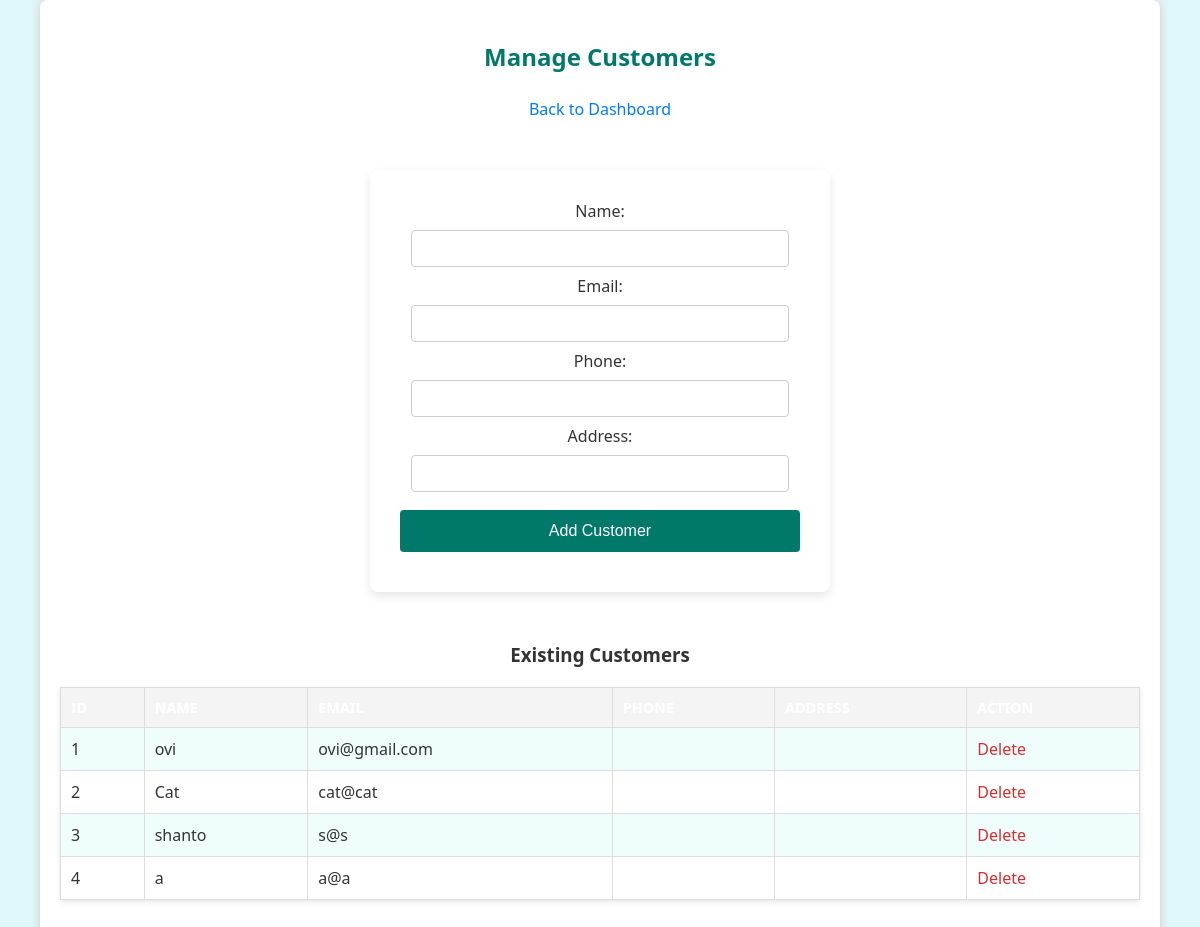
Screenshot of /manage_customers.php (signed in) with the database file from the repository.
### tables this page shows
CREATE TABLE `users` (
  `id` int(11) NOT NULL,
  `Name` varchar(100) DEFAULT NULL,
  `Email` varchar(100) NOT NULL,
  `Password` varchar(50) NOT NULL,
  `Phone` varchar(20) DEFAULT NULL,
  `Address` varchar(100) DEFAULT NULL
);

### manage_customers.php (the view, shortened to what this page needs)
<?php
include 'db.php';
$result = $conn->query("SELECT * FROM Users");
?>
<!DOCTYPE html>
<html>
<head>
    <link rel="stylesheet" href="./Css 2.css">
</head>
<body>
    <div class="dashboard">
        <h2>Manage Customers</h2>
        <p><a href="dashboard.php">Back to Dashboard</a></p>
        <form method="post" action="manage_customers.php">
            Name:<input type="text" name="name" required>
            Email:<input type="email" name="email" required>
            Phone:<input type="text" name="phone" required>
            Address:<input type="text" name="address" required>
            <input type="submit" name="add" value="Add Customer">
        </form>
        <h3>Existing Customers</h3>
        <table>
            <tr><th>ID</th><th>Name</th><th>Email</th><th>Phone</th><th>Address</th><th>Action</th></tr>
            <?php
            if ($result->num_rows > 0) {
                while($row = $result->fetch_assoc()){
            ?>
            <tr>
                <td><?= htmlspecialchars($row['id']) ?></td>
                <td><?= htmlspecialchars($row['Name']) ?></td>
                <td><?= htmlspecialchars($row['Email']) ?></td>
                <td><?= htmlspecialchars($row['Phone']) ?></td>
                <td><?= htmlspecialchars($row['Address']) ?></td>
                <td><a href="manage_customers.php?delete=<?= htmlspecialchars($row['id']) ?>" onclick="return confirm('Are you sure you want to delete this customer?');">Delete</a></td>
            </tr>
            <?php
                }
            } else {
                echo "<tr><td colspan='6'>No customers found.</td></tr>";
            }
            ?>
        </table>
    </div>
</body>
</html>

### Css 2.css (style rules this page uses)
body { font-family: 'Segoe UI', Tahoma, Geneva, Verdana, sans-serif; background: #e0f7fa; margin: 0; padding: 0; color: #333; }
.login-container, .dashboard, form { background-color: #ffffff; padding: 30px; border-radius: 8px; box-shadow: 0 4px 10px rgba(0, 0, 0, 0.1); width: 90%; max-width: 400px; margin: 50px auto; text-align: center; }
h2 { text-align: center; color: #00796b; margin-bottom: 25px; }
table { width: 90%; margin: 30px auto; border-collapse: collapse; background-color: #ffffff; box-shadow: 0 2px 5px rgba(0, 0, 0, 0.1); }
table, th, td { border: 1px solid #b2dfdb; padding: 12px; text-align: left; }
th { background-color: #00796b; color: white; font-weight: bold; text-transform: uppercase; font-size: 0.9em; }
tr:nth-child(even) { background-color: #f0fdfd; }
input[type=text], input[type=email], input[type=number], input[type=password], select { width: calc(100% - 22px); padding: 10px; margin: 8px 0; display: inline-block; border: 1px solid #ccc; border-radius: 4px; box-sizing: border-box; }
input[type=submit] { width: 100%; background-color: #00796b; color: white; padding: 12px 20px; margin: 10px 0; border: none; border-radius: 4px; cursor: pointer; font-size: 1em; transition: background-color 0.3s ease; }
table a { color: #d32f2f; text-decoration: none; font-weight: normal; }

### manage_customers.php (style rules this page uses)
.dashboard { width: 90%; max-width: 1200px; margin: 0 auto; padding: 20px; background: #fff; border-radius: 8px; box-shadow: 0 0 10px #ccc; }
table { width: 100%; border-collapse: collapse; table-layout: auto; margin-top: 20px; }
table th, table td { padding: 10px; border: 1px solid #ddd; text-align: left; }
table th { background-color: #f4f4f4; }
form input { padding: 8px; margin: 10px 0; width: calc(100% - 16px); border-radius: 5px; border: 1px solid #ccc; }
a { color: #007bff; text-decoration: none; }

### rows the page displays
users: id "1", Name "ovi", Email "ovi@gmail.com"
users: id "2", Name "Cat", Email "cat@cat"
users: id "3", Name "shanto", Email "s@s"
users: id "4", Name "a", Email "a@a"
